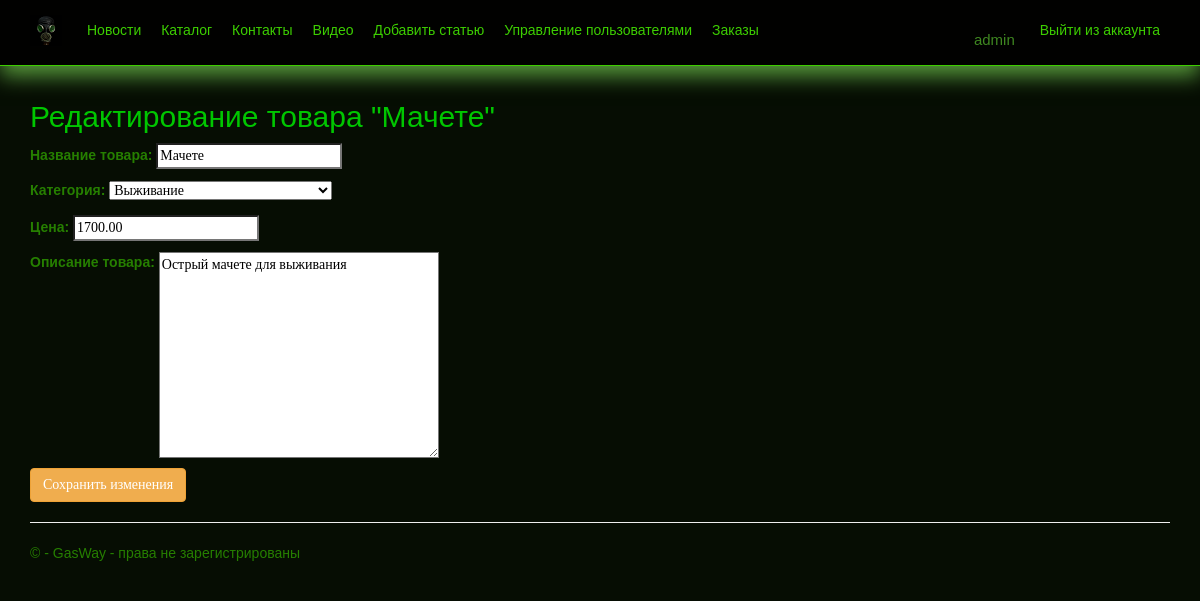
The app's page /edit_product/1/ (signed in) with its own data.
### app/models.py (models this page shows, shortened)
class Product(models.Model):
    name = models.CharField(max_length=100, verbose_name="Название товара")
    category = models.ForeignKey(Category, on_delete=models.CASCADE, verbose_name="Категория")
    price = models.DecimalField(max_digits=10, decimal_places=2, verbose_name="Цена")
    description = models.TextField(verbose_name="Описание товара")
    image = models.ImageField(upload_to='products/', blank=True, null=True, verbose_name="Изображение товара")

class Category(models.Model):
    name = models.CharField(max_length=100, verbose_name="Название категории")
    parent = models.ForeignKey('self', null=True, blank=True, on_delete=models.CASCADE, verbose_name="Родительская категория")
    def __str__(self):
        return self.name
    class Meta:
        verbose_name = "Категория"
        verbose_name_plural = "Категории"

### app/views.py (the view)
# urls.py: path('edit_product/<int:product_id>/', views.edit_product, name='edit_product'),
@login_required
@user_passes_test(lambda u: u.is_superuser or is_manager(u))
def edit_product(request, product_id):
    product = get_object_or_404(Product, id=product_id)
    if request.method == "POST":
        form = ProductForm(request.POST, instance=product)  # Используем ProductForm
        if form.is_valid():
            form.save()
            return redirect('catalog')
    else:
        form = ProductForm(instance=product)
    return render(request, 'app/edit_product.html', {'form': form, 'product': product})

### app/forms.py
class ProductForm(forms.ModelForm):
    class Meta:
        model = Product
        fields = ['name', 'category', 'price', 'description']  # Поля для редактирования и добавления

### app/context_processors.py (called while the page is built)
def user_group_context(request):
    if request.user.is_authenticated:
        is_manager = request.user.groups.filter(name="Менеджер").exists()
    else:
        is_manager = False
    return {'is_manager': is_manager}

### app/templates/app/edit_product.html (shortened to what this page needs)
{% extends "app/layout.html" %}
{% block content %}
<h2>Редактирование товара "{{ product.name }}"</h2>
<form method="post">
    {{ form.as_p }}
    <button type="submit" class="btn btn-warning">Сохранить изменения</button>
</form>
{% endblock %}

### app/templates/app/loginpartial.html (shortened to what this page needs)
﻿{% if user.is_authenticated %}
<form id="logoutForm" action="/logout/" method="post" class="navbar-right">
    <ul class="nav navbar-nav navbar-right">
        <li><span class="navbar-brand">{{ user.username }}</span></li>
        <li><a href="javascript:document.getElementById('logoutForm').submit()">Выйти из аккаунта</a></li>
    </ul>
</form>
{% endif %}

### app/static/app/content/site.css (style rules this page uses)
body { padding-top: 80px; padding-bottom: 10px; }
input, select, textarea { max-width: 280px; }

### records on screen
Product: name "Мачете", category "Выживание", price "1700.00", description "Острый мачете для выживания"

### other values on screen
{{ user.username }} "admin"
